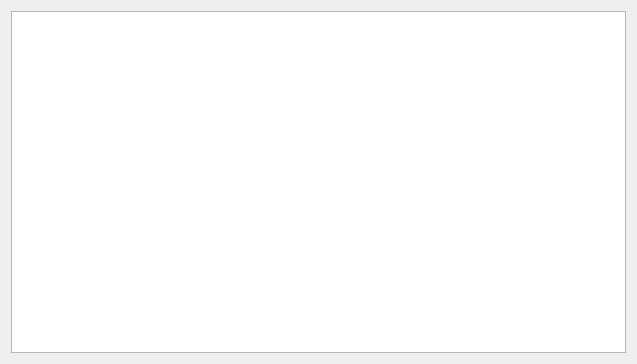
<?xml version="1.0" encoding="UTF-8"?>
<ui version="4.0">
 <class>UserListWindow</class>
 <widget class="QWidget" name="UserListWindow">
  <property name="geometry">
   <rect>
    <x>0</x>
    <y>0</y>
    <width>637</width>
    <height>364</height>
   </rect>
  </property>
  <property name="windowTitle">
   <string>UserListWindow</string>
  </property>
  <layout class="QVBoxLayout" name="verticalLayout">
   <item>
    <widget class="QTableView" name="standardTableView">
     <attribute name="horizontalHeaderCascadingSectionResizes">
      <bool>false</bool>
     </attribute>
    </widget>
   </item>
  </layout>
 </widget>
 <layoutdefault spacing="6" margin="11"/>
 <resources/>
 <connections/>
</ui>
